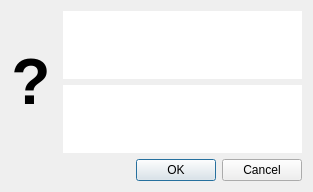
<?xml version="1.0" encoding="UTF-8"?>
<ui version="4.0">
 <class>MsgDialog</class>
 <widget class="QDialog" name="MsgDialog">
  <property name="geometry">
   <rect>
    <x>0</x>
    <y>0</y>
    <width>313</width>
    <height>148</height>
   </rect>
  </property>
  <property name="windowTitle">
   <string>Dialog</string>
  </property>
  <layout class="QVBoxLayout" name="verticalLayout">
   <item>
    <widget class="QFrame" name="frame">
     <property name="frameShape">
      <enum>QFrame::Shape::NoFrame</enum>
     </property>
     <property name="frameShadow">
      <enum>QFrame::Shadow::Plain</enum>
     </property>
     <layout class="QHBoxLayout" name="horizontalLayout">
      <property name="spacing">
       <number>12</number>
      </property>
      <property name="leftMargin">
       <number>0</number>
      </property>
      <property name="topMargin">
       <number>0</number>
      </property>
      <property name="rightMargin">
       <number>0</number>
      </property>
      <property name="bottomMargin">
       <number>0</number>
      </property>
      <item>
       <widget class="QLabel" name="icon">
        <property name="font">
         <font>
          <pointsize>48</pointsize>
          <bold>true</bold>
         </font>
        </property>
        <property name="text">
         <string>?</string>
        </property>
        <property name="alignment">
         <set>Qt::AlignmentFlag::AlignCenter</set>
        </property>
        <property name="textInteractionFlags">
         <set>Qt::TextInteractionFlag::NoTextInteraction</set>
        </property>
       </widget>
      </item>
      <item>
       <widget class="QFrame" name="frame_2">
        <property name="frameShape">
         <enum>QFrame::Shape::NoFrame</enum>
        </property>
        <property name="frameShadow">
         <enum>QFrame::Shadow::Plain</enum>
        </property>
        <layout class="QVBoxLayout" name="verticalLayout_2">
         <property name="leftMargin">
          <number>0</number>
         </property>
         <property name="topMargin">
          <number>0</number>
         </property>
         <property name="rightMargin">
          <number>0</number>
         </property>
         <property name="bottomMargin">
          <number>0</number>
         </property>
         <item>
          <widget class="QTextEdit" name="text">
           <property name="frameShape">
            <enum>QFrame::Shape::NoFrame</enum>
           </property>
           <property name="frameShadow">
            <enum>QFrame::Shadow::Plain</enum>
           </property>
           <property name="verticalScrollBarPolicy">
            <enum>Qt::ScrollBarPolicy::ScrollBarAlwaysOff</enum>
           </property>
           <property name="horizontalScrollBarPolicy">
            <enum>Qt::ScrollBarPolicy::ScrollBarAlwaysOff</enum>
           </property>
           <property name="sizeAdjustPolicy">
            <enum>QAbstractScrollArea::SizeAdjustPolicy::AdjustToContents</enum>
           </property>
          </widget>
         </item>
         <item>
          <widget class="QTextEdit" name="informativeText">
           <property name="frameShape">
            <enum>QFrame::Shape::NoFrame</enum>
           </property>
           <property name="frameShadow">
            <enum>QFrame::Shadow::Plain</enum>
           </property>
           <property name="verticalScrollBarPolicy">
            <enum>Qt::ScrollBarPolicy::ScrollBarAlwaysOff</enum>
           </property>
           <property name="horizontalScrollBarPolicy">
            <enum>Qt::ScrollBarPolicy::ScrollBarAlwaysOff</enum>
           </property>
           <property name="sizeAdjustPolicy">
            <enum>QAbstractScrollArea::SizeAdjustPolicy::AdjustToContents</enum>
           </property>
          </widget>
         </item>
        </layout>
       </widget>
      </item>
     </layout>
    </widget>
   </item>
   <item>
    <widget class="QDialogButtonBox" name="buttonBox">
     <property name="orientation">
      <enum>Qt::Orientation::Horizontal</enum>
     </property>
     <property name="standardButtons">
      <set>QDialogButtonBox::StandardButton::Cancel|QDialogButtonBox::StandardButton::Ok</set>
     </property>
    </widget>
   </item>
  </layout>
 </widget>
 <resources/>
 <connections>
  <connection>
   <sender>buttonBox</sender>
   <signal>accepted()</signal>
   <receiver>MsgDialog</receiver>
   <slot>accept()</slot>
   <hints>
    <hint type="sourcelabel">
     <x>248</x>
     <y>254</y>
    </hint>
    <hint type="destinationlabel">
     <x>157</x>
     <y>274</y>
    </hint>
   </hints>
  </connection>
  <connection>
   <sender>buttonBox</sender>
   <signal>rejected()</signal>
   <receiver>MsgDialog</receiver>
   <slot>reject()</slot>
   <hints>
    <hint type="sourcelabel">
     <x>316</x>
     <y>260</y>
    </hint>
    <hint type="destinationlabel">
     <x>286</x>
     <y>274</y>
    </hint>
   </hints>
  </connection>
 </connections>
</ui>
